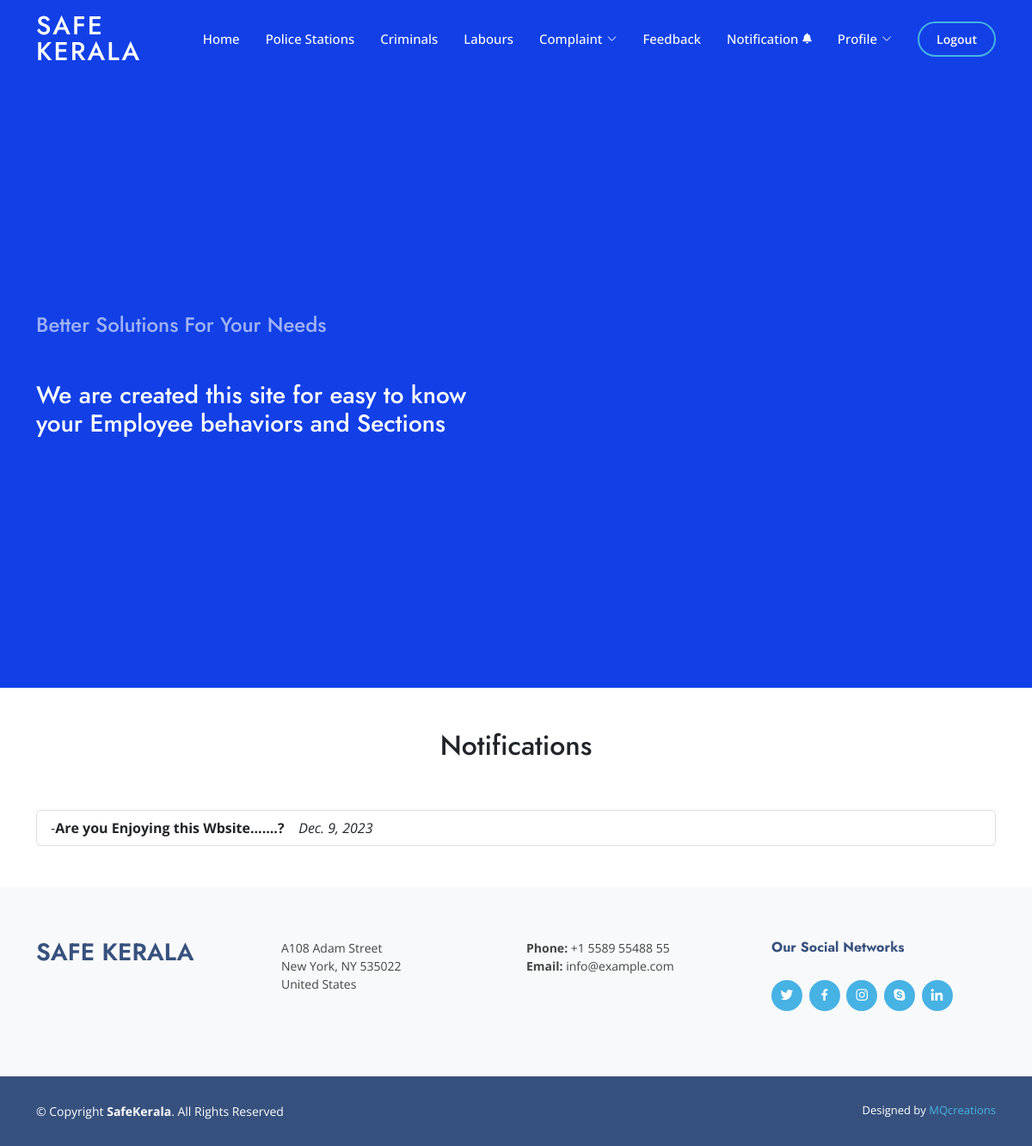
Before: /user_url/view_notification_usr/ with the older database file.
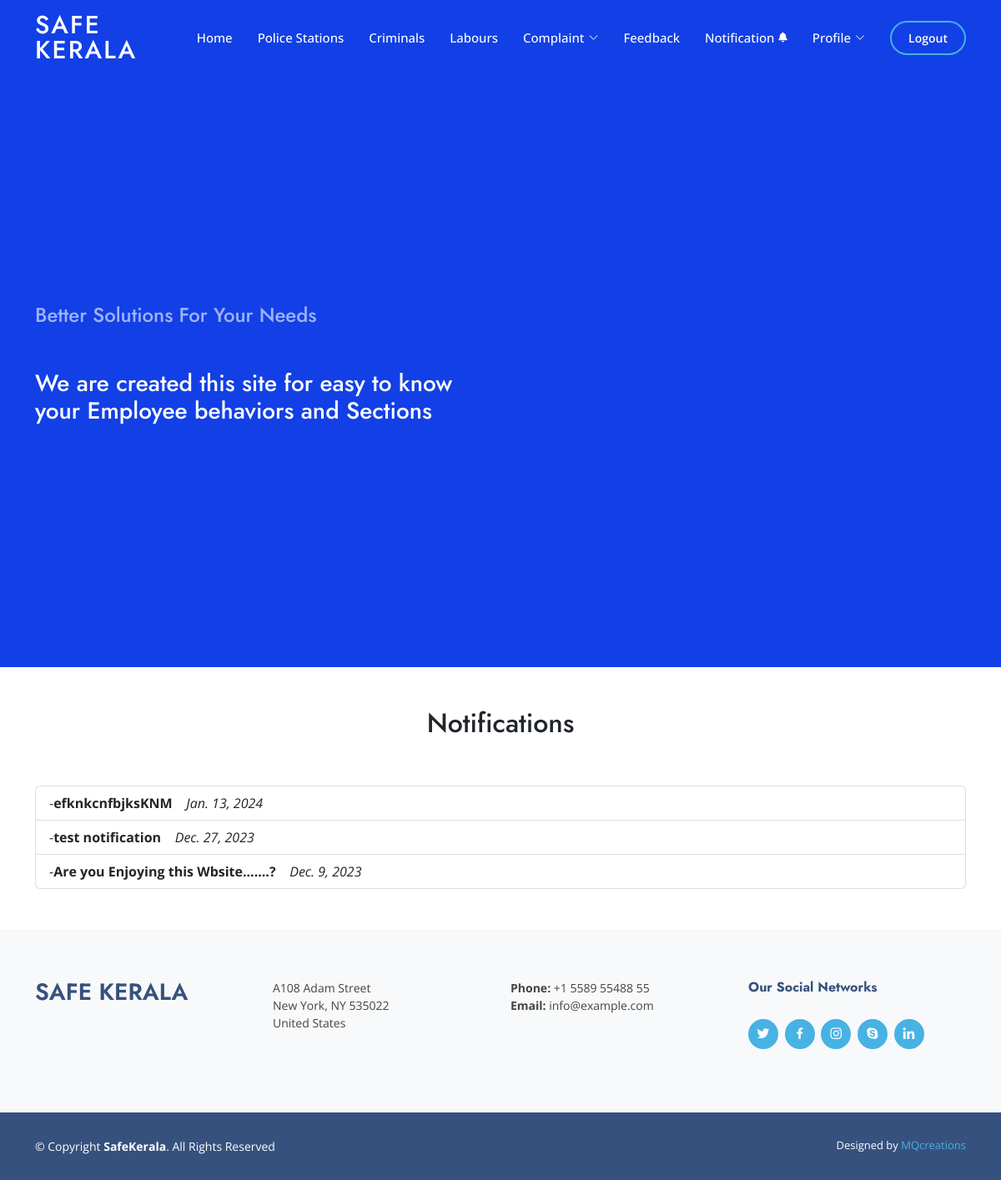
After: the same page with the newer database file.
### safekerala_admin/models.py (models this page shows)
class NotificationDB(models.Model):
    n_date = models.DateField(null=True, blank=True)
    n_content = models.CharField(max_length=200, blank=True, null=True)

### safekerala_user/views.py (the view)
# urls.py: path('view_notification_usr/', views.view_notification_usr, name="view_notification_usr"),
def view_notification_usr(req):
    data = NotificationDB.objects.all().order_by('-n_date')
    return render(req, "view_notification_usr.html", {'data': data})

### safekerala_user/templates/view_notification_usr.html
{% extends 'usr_index.html' %}
{% block content %}
  <h2 class="text-dark text-center pb-5">Notifications</h2>
  <ul class="list-group">
    {% for notification in data %}
      <li class="list-group-item">
        -<b>{{ notification.n_content }}</b>
        <span class="float-right"><i>&nbsp;&nbsp;&nbsp;{{ notification.n_date }}</i></span>
      </li>
    {% endfor %}
  </ul>
{% endblock %}

Changed rows visible on the page:
added NotificationDB: n_content "efknkcnfbjksKNM", n_date "Jan. 13, 2024"
added NotificationDB: n_content "test notification", n_date "Dec. 27, 2023"
